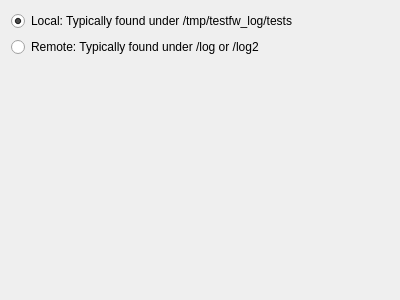
<?xml version="1.0" encoding="UTF-8"?>
<ui version="4.0">
 <class>ImportTypePage</class>
 <widget class="QWizardPage" name="ImportTypePage">
  <property name="geometry">
   <rect>
    <x>0</x>
    <y>0</y>
    <width>400</width>
    <height>300</height>
   </rect>
  </property>
  <property name="windowTitle">
   <string>WizardPage</string>
  </property>
  <property name="title">
   <string>Import type</string>
  </property>
  <property name="subTitle">
   <string>Please select which type of log files you would like to import.</string>
  </property>
  <layout class="QVBoxLayout" name="verticalLayout">
   <item>
    <widget class="QRadioButton" name="radioButtonLocal">
     <property name="text">
      <string>Local: Typically found under /tmp/testfw_log/tests</string>
     </property>
     <property name="checked">
      <bool>true</bool>
     </property>
    </widget>
   </item>
   <item>
    <widget class="QRadioButton" name="radioButtonRemote">
     <property name="text">
      <string>Remote: Typically found under /log or /log2</string>
     </property>
    </widget>
   </item>
   <item>
    <widget class="FileSelectionWidget" name="fileSelectionWidget" native="true"/>
   </item>
   <item>
    <spacer name="verticalSpacer">
     <property name="orientation">
      <enum>Qt::Vertical</enum>
     </property>
     <property name="sizeHint" stdset="0">
      <size>
       <width>20</width>
       <height>209</height>
      </size>
     </property>
    </spacer>
   </item>
  </layout>
 </widget>
 <customwidgets>
  <customwidget>
   <class>FileSelectionWidget</class>
   <extends>QWidget</extends>
   <header>widgets/fileselectionwidget.h</header>
   <container>1</container>
  </customwidget>
 </customwidgets>
 <resources/>
 <connections/>
</ui>
